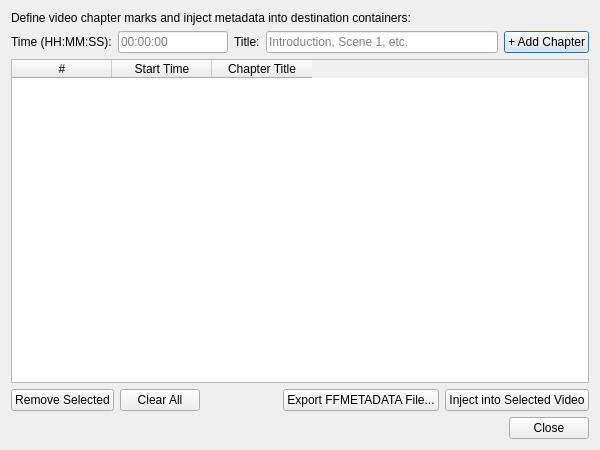
<?xml version="1.0" encoding="UTF-8"?>
<ui version="4.0">
 <class>ChaptersDialog</class>
 <widget class="QDialog" name="ChaptersDialog">
  <property name="geometry">
   <rect>
    <x>0</x>
    <y>0</y>
    <width>600</width>
    <height>450</height>
   </rect>
  </property>
  <property name="windowTitle">
   <string>Chapter Markers Metadata Creator</string>
  </property>
  <layout class="QVBoxLayout" name="dialogLayout">
   <item>
    <widget class="QLabel" name="lblHeader">
     <property name="text">
      <string>Define video chapter marks and inject metadata into destination containers:</string>
     </property>
    </widget>
   </item>
   <item>
    <layout class="QHBoxLayout" name="inputRowLayout">
     <item>
      <widget class="QLabel" name="lblTimestamp">
       <property name="text">
        <string>Time (HH:MM:SS):</string>
       </property>
      </widget>
     </item>
     <item>
      <widget class="QLineEdit" name="txtChapterTime">
       <property name="maximumSize">
        <size>
         <width>110</width>
         <height>16777215</height>
        </size>
       </property>
       <property name="placeholderText">
        <string>00:00:00</string>
       </property>
      </widget>
     </item>
     <item>
      <widget class="QLabel" name="lblChapterTitle">
       <property name="text">
        <string>Title:</string>
       </property>
      </widget>
     </item>
     <item>
      <widget class="QLineEdit" name="txtChapterTitle">
       <property name="placeholderText">
        <string>Introduction, Scene 1, etc.</string>
       </property>
      </widget>
     </item>
     <item>
      <widget class="QPushButton" name="btnAddChapter">
       <property name="text">
        <string>+ Add Chapter</string>
       </property>
      </widget>
     </item>
    </layout>
   </item>
   <item>
    <widget class="QTableWidget" name="tableChapters">
     <property name="selectionBehavior">
      <enum>QAbstractItemView::SelectRows</enum>
     </property>
     <column>
      <property name="text">
       <string>#</string>
      </property>
     </column>
     <column>
      <property name="text">
       <string>Start Time</string>
      </property>
     </column>
     <column>
      <property name="text">
       <string>Chapter Title</string>
      </property>
     </column>
    </widget>
   </item>
   <item>
    <layout class="QHBoxLayout" name="btnActionsLayout">
     <item>
      <widget class="QPushButton" name="btnRemoveChapter">
       <property name="text">
        <string>Remove Selected</string>
       </property>
      </widget>
     </item>
     <item>
      <widget class="QPushButton" name="btnClearChapters">
       <property name="text">
        <string>Clear All</string>
       </property>
      </widget>
     </item>
     <item>
      <spacer name="actionsSpacer">
       <property name="orientation">
        <enum>Qt::Horizontal</enum>
       </property>
       <property name="sizeHint" stdset="0">
        <size>
         <width>40</width>
         <height>20</height>
        </size>
       </property>
      </spacer>
     </item>
     <item>
      <widget class="QPushButton" name="btnExportChaptersTxt">
       <property name="text">
        <string>Export FFMETADATA File...</string>
       </property>
      </widget>
     </item>
     <item>
      <widget class="QPushButton" name="btnInjectChapters">
       <property name="text">
        <string>Inject into Selected Video</string>
       </property>
      </widget>
     </item>
    </layout>
   </item>
   <item>
    <widget class="QDialogButtonBox" name="chaptersButtonBox">
     <property name="standardButtons">
      <set>QDialogButtonBox::Close</set>
     </property>
    </widget>
   </item>
  </layout>
 </widget>
 <resources/>
 <connections/>
</ui>
